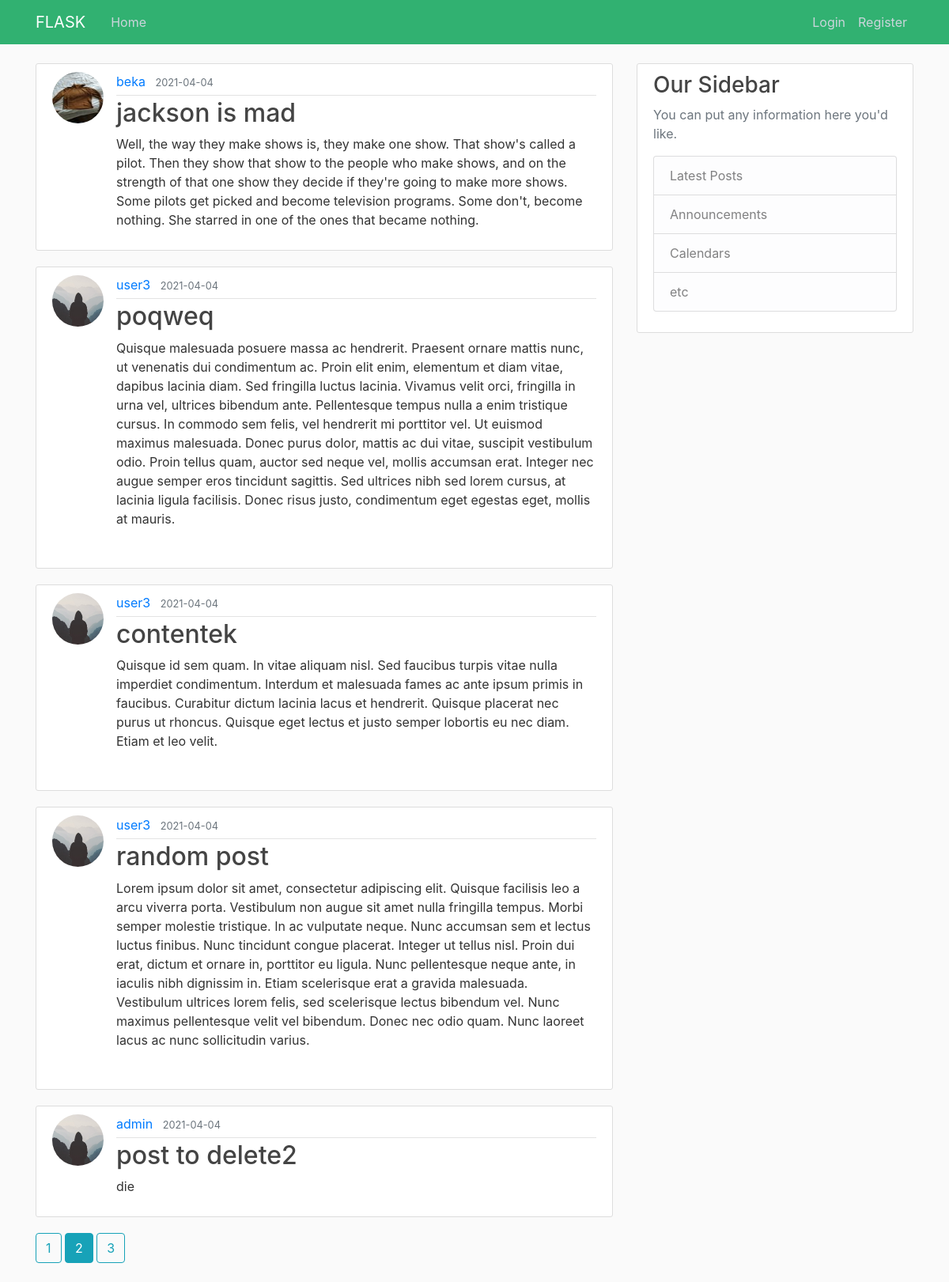
The app's page /index?page=2 with its own data.
### web_app/models.py (models this page shows, shortened)
class Post(db.Model):
    id = db.Column(db.Integer, primary_key=True)
    title = db.Column(db.String(100), nullable=False)
    date_posted = db.Column(db.DateTime, nullable=False, default=datetime.utcnow)
    content = db.Column(db.Text, nullable=False)
    user_id = db.Column(db.Integer, db.ForeignKey("user.id"), nullable=False)

class User(db.Model, UserMixin):
    id = db.Column(db.Integer, primary_key=True)
    username = db.Column(db.String(20), unique=True, nullable=False)
    email = db.Column(db.String(40), unique=True, nullable=False)
    image_file = db.Column(db.String(20), nullable=False, default='default.jpg')
    password = db.Column(db.String(100), nullable=False)
    posts = db.relationship("Post", backref="author", lazy=True)

### web_app/main/routes.py (the view)
@main.route("/")
@main.route("/index")
def index():
    page = request.args.get("page", 1, type=int) # get the first page when index loads
    posts = Post.query.order_by(Post.date_posted.desc()).paginate(page=page, per_page=5) # DB QUERY, object creation and setting up pages, and ordering by latest post
    return render_template('index.html', title="Home page", posts=posts)

### web_app/templates/index.html (shortened to what this page needs)
{% extends "base.html" %}
{% block content %}
    {% for post in posts.items %}
        <article class="media content-section">
          <img class="rounded-circle article-img" src="{{ url_for('static', filename='profile_pics/' + post.author.image_file) }}">
          <div class="media-body">
            <div class="article-metadata">
              <a class="mr-2" href="{{url_for("users.user_posts", username=post.author.username)}}">{{ post.author.username }}</a>
              <small class="text-muted">{{ post.date_posted.strftime('%Y-%m-%d') }}</small>
            </div>
            <h2> <a class="article-title" href="{{ url_for('posts.post', post_id=post.id) }}"> {{ post.title }} </a></h2>
            <p class="article-content">{{ post.content }}</p>
          </div>
</article>
{% endfor %}
{% for page_num in posts.iter_pages(left_edge=1, right_edge=1, left_current=1, right_current=2)  %}
  {% if page_num %}
    {% if posts.page == page_num%}
        <a class="btn btn-info media-body mb-4" href="{{ url_for("main.index", page=page_num) }}"> {{ page_num}} </a>
    {% else %}
        <a class="btn btn-outline-info mb-4" href="{{ url_for("main.index", page=page_num) }}"> {{ page_num}} </a>
    {% endif %}
  {% else %}
    ...
  {% endif %}
{% endfor %}
{% endblock %}

### web_app/static/main.css (style rules this page uses)
body { background: #fafafa; color: #333333; margin-top: 5rem; }
h1, h2, h3, h4, h5, h6 { color: #444444; }
.content-section { background: #ffffff; padding: 10px 20px; border: 1px solid #dddddd; border-radius: 3px; margin-bottom: 20px; }
.article-title { color: #444444; }
.article-content { white-space: pre-line; }
.article-img { height: 65px; width: 65px; margin-right: 16px; }
.article-metadata { padding-bottom: 5px; margin-bottom: 3px; border-bottom: 1px solid #e3e3e3 }

### records on screen
Post: image_file (picture), author.username "beka", date_posted "2021-04-04", title "jackson is mad", content "Well, the way they make shows is, they make one show. That show's called a pilot. Then they show that show to the people who make shows, and on the strength of that one show they decide if they're going to make more shows. Some pilots get picked and become television programs. Some don't, become nothing. She starred in one of the ones that became nothing."
Post: image_file (placeholder picture), author.username "user3", date_posted "2021-04-04", title "poqweq", content "Quisque malesuada posuere massa ac hendrerit. Praesent ornare mattis nunc, ut venenatis dui condimentum ac. Proin elit enim, elementum et diam vitae, dapibus lacinia diam. Sed fringilla luctus lacinia. Vivamus velit orci, fringilla in urna vel, ultrices bibendum ante. Pellentesque tempus nulla a enim tristique cursus. In commodo sem felis, vel hendrerit mi porttitor vel. Ut euismod maximus malesuada. Donec purus dolor, mattis ac dui vitae, suscipit vestibulum odio. Proin tellus quam, auctor sed neque vel, mollis accumsan erat. Integer nec augue semper eros tincidunt sagittis. Sed ultrices nibh sed lorem cursus, at lacinia ligula facilisis. Donec risus justo, condimentum eget egestas eget,…"
Post: image_file (placeholder picture), author.username "user3", date_posted "2021-04-04", title "contentek", content "Quisque id sem quam. In vitae aliquam nisl. Sed faucibus turpis vitae nulla imperdiet condimentum. Interdum et malesuada fames ac ante ipsum primis in faucibus. Curabitur dictum lacinia lacus et hendrerit. Quisque placerat nec purus ut rhoncus. Quisque eget lectus et justo semper lobortis eu nec diam. Etiam et leo velit."
Post: image_file (placeholder picture), author.username "user3", date_posted "2021-04-04", title "random post", content "Lorem ipsum dolor sit amet, consectetur adipiscing elit. Quisque facilisis leo a arcu viverra porta. Vestibulum non augue sit amet nulla fringilla tempus. Morbi semper molestie tristique. In ac vulputate neque. Nunc accumsan sem et lectus luctus finibus. Nunc tincidunt congue placerat. Integer ut tellus nisl. Proin dui erat, dictum et ornare in, porttitor eu ligula. Nunc pellentesque neque ante, in iaculis nibh dignissim in. Etiam scelerisque erat a gravida malesuada. Vestibulum ultrices lorem felis, sed scelerisque lectus bibendum vel. Nunc maximus pellentesque velit vel bibendum. Donec nec odio quam. Nunc laoreet lacus ac nunc sollicitudin varius."
Post: image_file (placeholder picture), author.username "admin", date_posted "2021-04-04", title "post to delete2", content "die"

### other values on screen
{{ page_num }} "1" "3"
{{ page_num }} "2"
